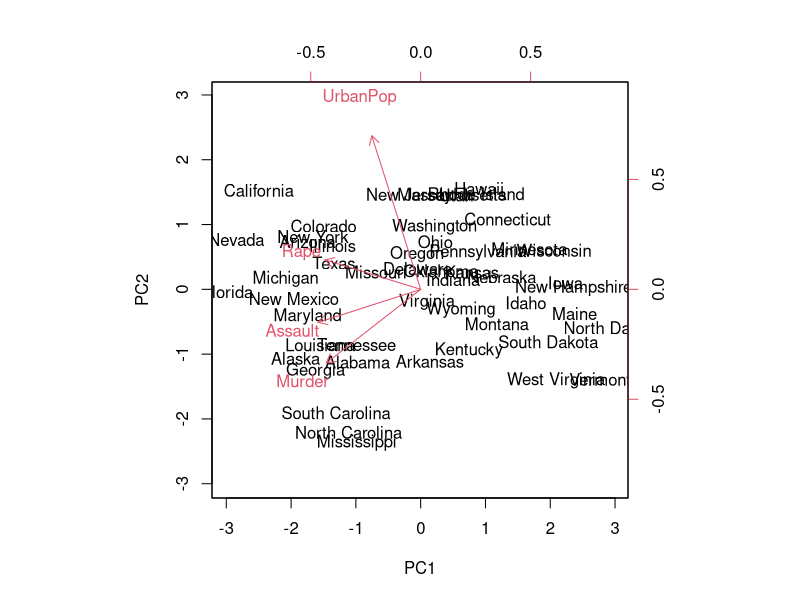
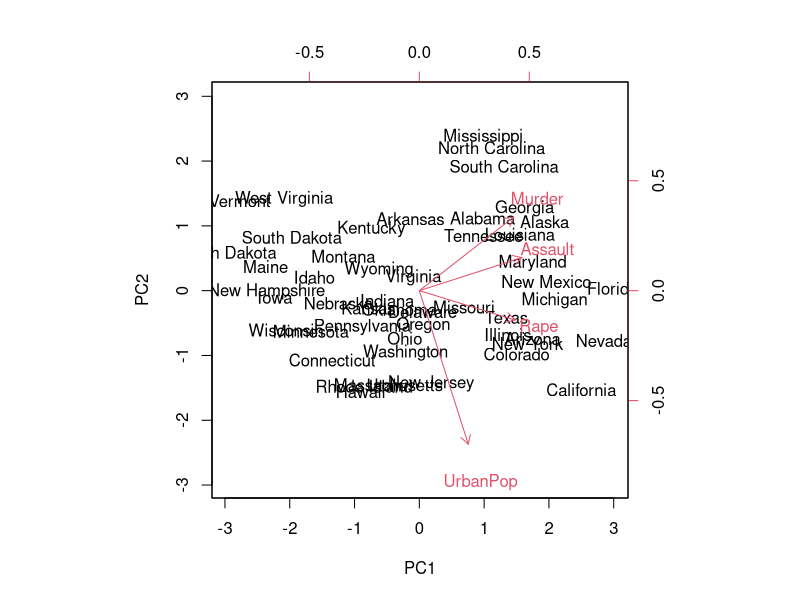
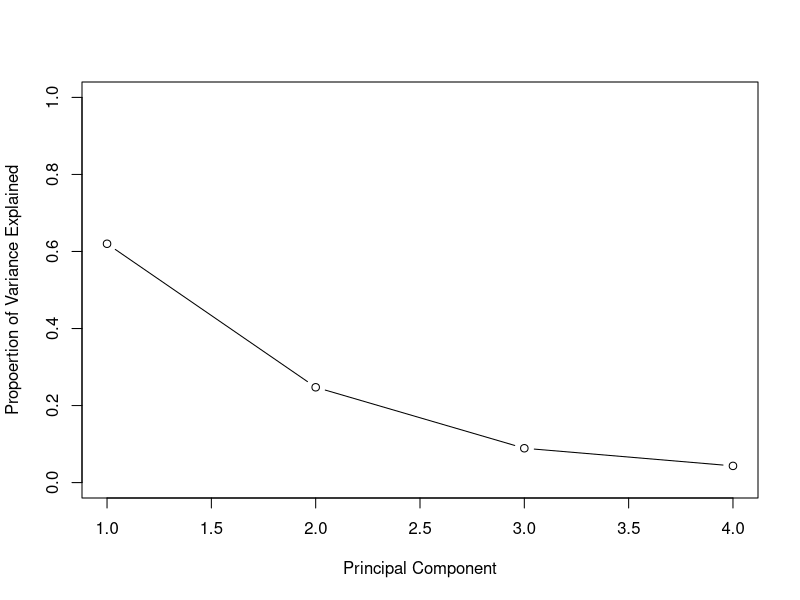
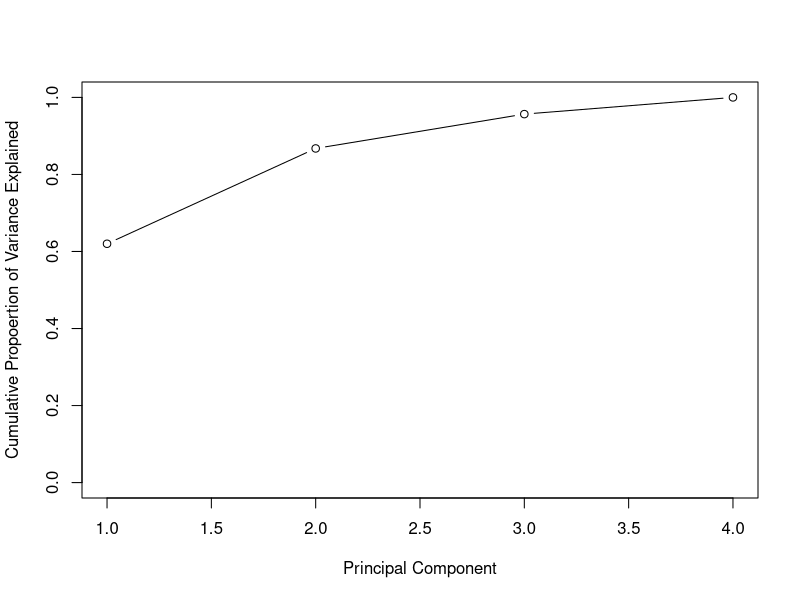
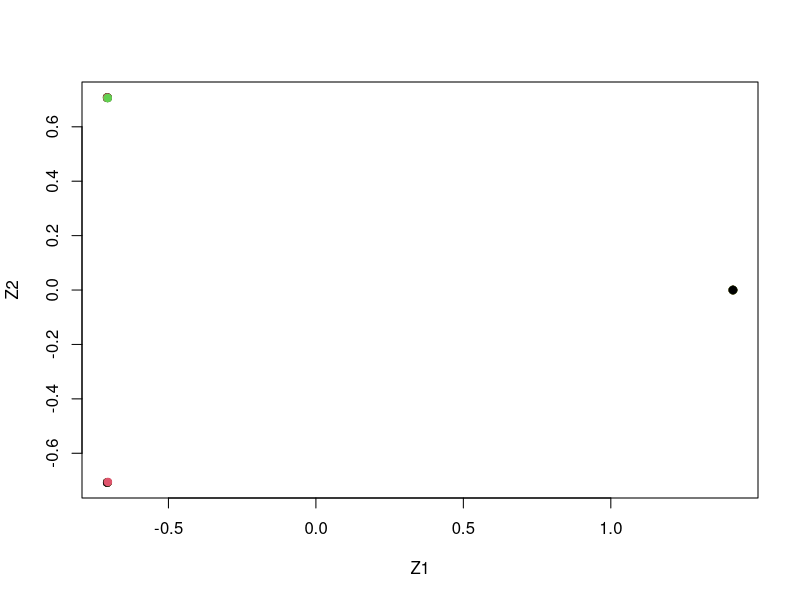

These figures' R source, in order:
states <- row.names(USArrests)
states
names(USArrests)
apply(USArrests,2,mean)
apply(USArrests,2,var)
pr.out<-prcomp(USArrests,scale=TRUE)
names(pr.out)
pr.out$center
pr.out$scale
pr.out$rotation
dim(pr.out$x)
biplot(pr.out,scale=0)
pr.out$rotation <- -pr.out$rotation
pr.out$x <- -pr.out$x
biplot(pr.out,scale=0)
pr.out$sdev
pr.var <- pr.out$sdev^2
pr.var
pve <- pr.var/sum(pr.var)
pve
plot(pve,xlab="Principal Component",ylab="Propoertion of Variance Explained",ylim=c(0,1),type="b")
plot(cumsum(pve),xlab="Principal Component",ylab="Cumulative Propoertion of Variance Explained",ylim=c(0,1),type="b")


#Exercise 1
set.seed(100)
x <- matrix(rnorm(20 * 3 * 50, mean = 0, sd = 0.001), ncol = 50)
x[1:20, 2] <- 1
x[21:40, 1] <- 2
x[21:40, 2] <- 2
x[41:60, 1] <- 1
true.labels <- c(rep(1, 20), rep(2, 20), rep(3, 20))

#Exercise 2
pr.out <- prcomp(x)
plot(pr.out$x[, 1:2], col = 1:3, xlab = "Z1", ylab = "Z2", pch = 19)


#Exercise 3
km.out <- kmeans(x, 3, nstart = 20)
table(true.labels, km.out$cluster)

#EXERCISE 4:
km.out <- kmeans(pr.out$x[, 1:2], 3, nstart = 20)
table(true.labels, km.out$cluster)
